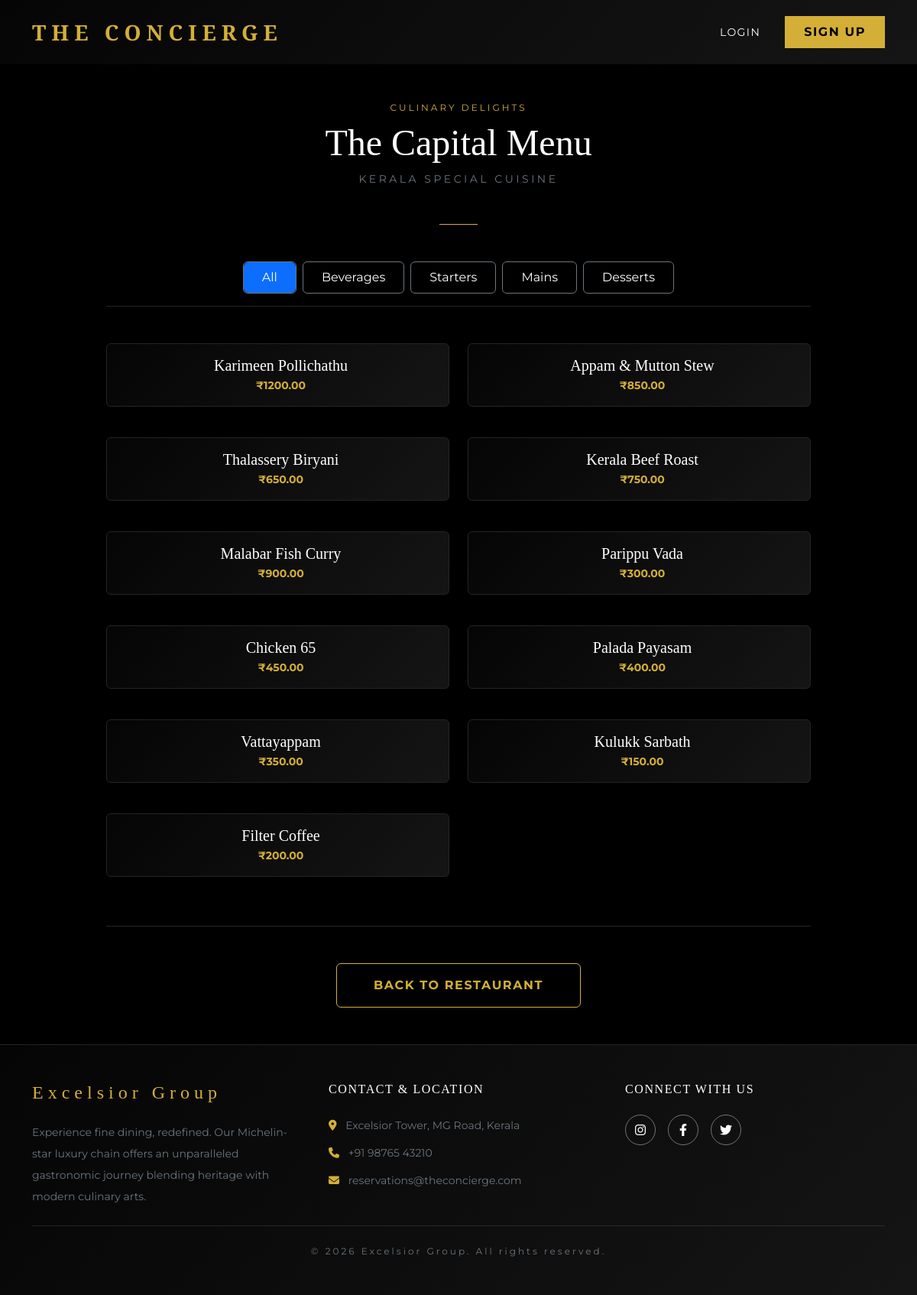
Screenshot of /restaurant/1/menu/ with the database file from the repository.
### core/models.py (models this page shows, shortened)
class Restaurant(models.Model):
    name = models.CharField(max_length=200)
    location = models.CharField(max_length=200)
    description = models.TextField()
    theme = models.CharField(max_length=200)
    cuisine = models.CharField(max_length=200)
    image = models.ImageField(upload_to='restaurants/', null=True, blank=True)

class MenuItem(models.Model):
    restaurant = models.ForeignKey(Restaurant, on_delete=models.CASCADE, related_name='menu_items')
    name = models.CharField(max_length=200)
    category = models.CharField(max_length=100)
    description = models.TextField()
    price = models.DecimalField(max_digits=10, decimal_places=2)
    image = models.ImageField(upload_to='menu_items/', null=True, blank=True)

### core/views.py (the view)
# urls.py: path('restaurant/<int:restaurant_id>/menu/', views.public_menu, name='public_menu'),
def public_menu(request, restaurant_id):
    restaurant = get_object_or_404(Restaurant, id=restaurant_id)
    menu_items = restaurant.menu_items.all()
    categories = list(set([item.category for item in menu_items]))
    return render(request, 'public_menu.html', {
        'restaurant': restaurant,
        'menu_items': menu_items,
        'categories': categories,
    })

### templates/public_menu.html (shortened to what this page needs)
{% extends 'base.html' %}
{% load static %}
{% block content %}
<div class="container py-5">
    <div class="row gx-5 justify-content-center">
        <div class="col-lg-10" data-aos="fade-up">
            <div class="text-center mb-5">
                <span class="text-uppercase tracking-widest text-gold fs-8 mb-2 d-block">Culinary Delights</span>
                <h1 class="font-secondary display-5 text-white mb-2">{{ restaurant.name }} Menu</h1>
                <p class="text-secondary tracking-widest text-uppercase mb-5 fs-7">{{ restaurant.cuisine }} Cuisine</p>
                <div style="width: 50px; height: 1px; background-color: var(--gold); margin: 0 auto;"></div>
            </div>
            <ul class="nav nav-pills mb-5 border-bottom border-dark pb-3 gap-2 justify-content-center" id="pills-tab"
                role="tablist">
                <li class="nav-item border border-secondary rounded">
                    <a class="nav-link active rounded text-white px-4" id="pills-all-tab" data-bs-toggle="pill"
                        href="#pills-all" role="tab">All</a>
                </li>
                {% for category in categories %}
                <li class="nav-item border border-secondary rounded">
                    <a class="nav-link text-white px-4" id="pills-{{ category|slugify }}-tab" data-bs-toggle="pill"
                        href="#pills-{{ category|slugify }}" role="tab">{{ category }}</a>
                </li>
                {% endfor %}
            </ul>
            <div class="tab-content" id="pills-tabContent">
                <div class="tab-pane fade show active" id="pills-all" role="tabpanel">
                    <div class="row g-4">
                        {% for item in menu_items %}
                        <div class="col-md-6 mb-3">
                            <div
                                class="d-flex align-items-center bg-black-gradient border border-dark rounded p-3 h-100 transition-transform hover-scale menu-card">
                                <div class="flex-grow-1 ps-2 text-center">
                                    <h5 class="font-secondary text-white mb-1">{{ item.name }}</h5>
                                    <p class="text-gold fs-7 fw-bold mb-0">₹{{ item.price }}</p>
                                </div>
                            </div>
                        </div>
                        {% endfor %}
                    </div>
                </div>
            </div>
            <div class="text-center mt-5 pt-5 border-top border-dark">
                <a href="{% url 'restaurant_detail' restaurant.id %}"
                    class="btn btn-outline-gold py-3 px-5 text-uppercase tracking-wider fw-bold hover-scale">Back to
                    Restaurant</a>
            </div>
        </div>
    </div>
</div>
{% endblock %}

### static/css/style.css (style rules this page uses)
:root { --gold: #D4AF37; --dark-red: #8B0000; --black: #050505; --black-gradient: #111111; --white: #F8F8F8; --grey: #333333; }
body { background-color: var(--black); color: var(--white); font-family: 'Montserrat', sans-serif; margin: 0; padding: 0; overflow-x: hidden; }
h1, h2, h3, h4, h5, h6, .font-secondary { font-family: 'Playfair Display', serif; }
.text-gold { color: var(--gold) !important; }
.bg-black-gradient { background: linear-gradient(135deg, #050505 0%, #151515 100%) !important; }
.tracking-widest { letter-spacing: 0.25em; }
.tracking-wider { letter-spacing: 0.1em; }
.fs-7 { font-size: 0.875rem; }
.fs-8 { font-size: 0.75rem; }
a { text-decoration: none; transition: all 0.3s ease; }
.btn-outline-gold { background-color: transparent; color: var(--gold); border: 1px solid var(--gold); transition: all 0.3s ease; }
.hover-scale { transition: transform 0.3s ease; }

### rows the page displays
Restaurant: name "The Capital", cuisine "KERALA SPECIAL"
MenuItem: categories "Beverages", name "Kulukk Sarbath", price "150.00"
MenuItem: categories "Starters", name "Parippu Vada", price "300.00"
MenuItem: categories "Mains", name "Karimeen Pollichathu", price "1200.00"
MenuItem: categories "Desserts", name "Palada Payasam", price "400.00"
MenuItem: name "Appam & Mutton Stew", price "850.00"
MenuItem: name "Thalassery Biryani", price "650.00"
MenuItem: name "Kerala Beef Roast", price "750.00"
MenuItem: name "Malabar Fish Curry", price "900.00"
MenuItem: name "Chicken 65", price "450.00"
MenuItem: name "Vattayappam", price "350.00"
MenuItem: name "Filter Coffee", price "200.00"
